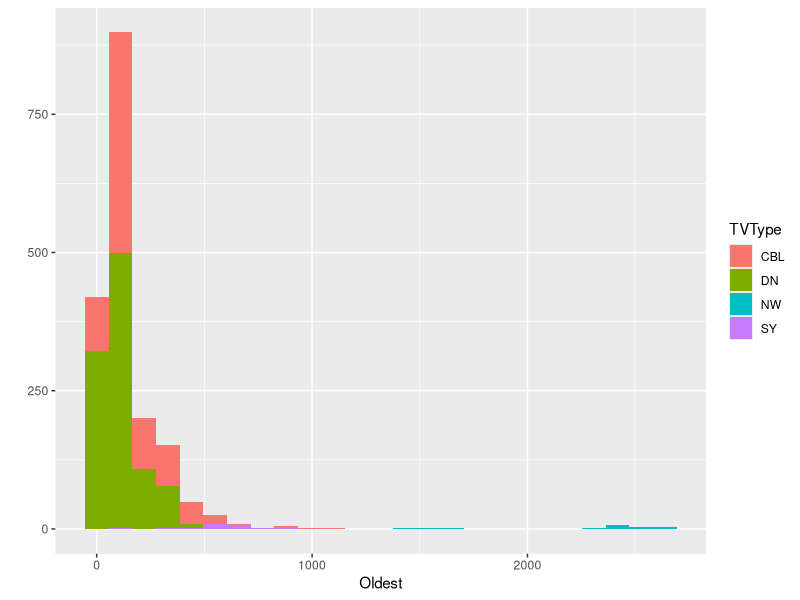
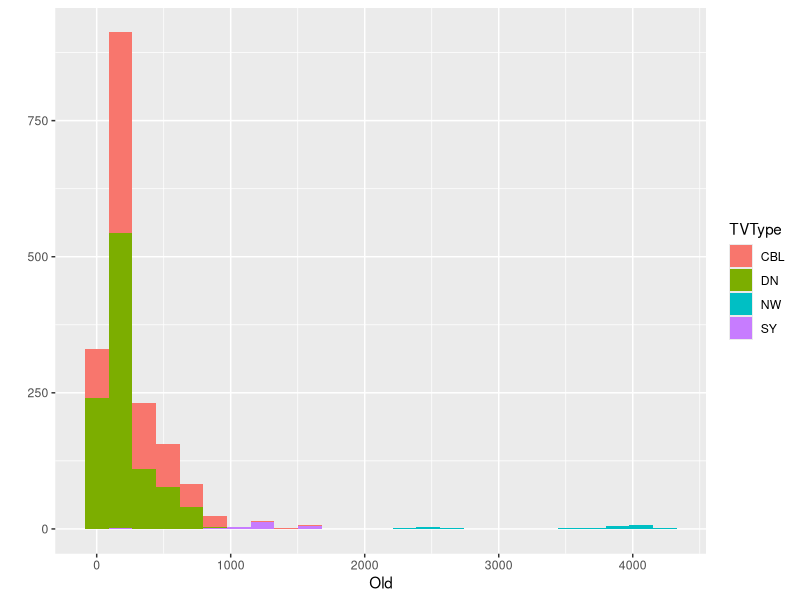
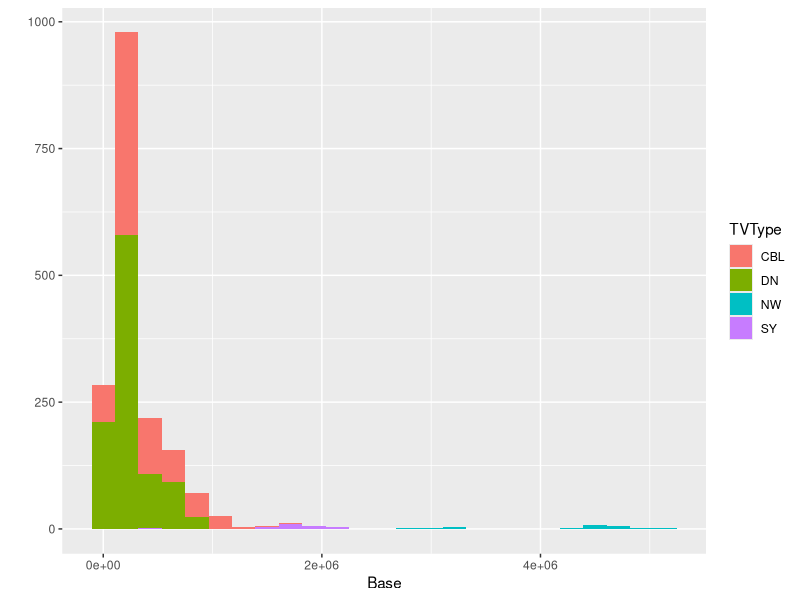
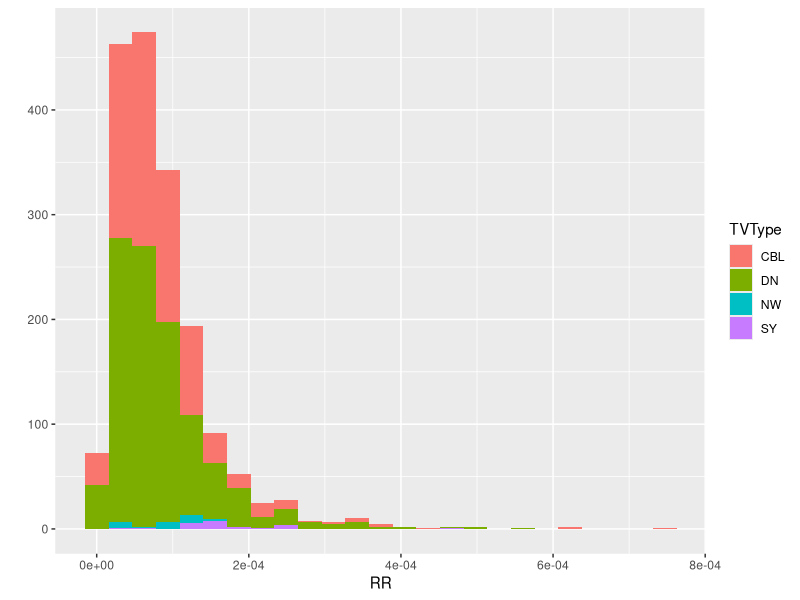
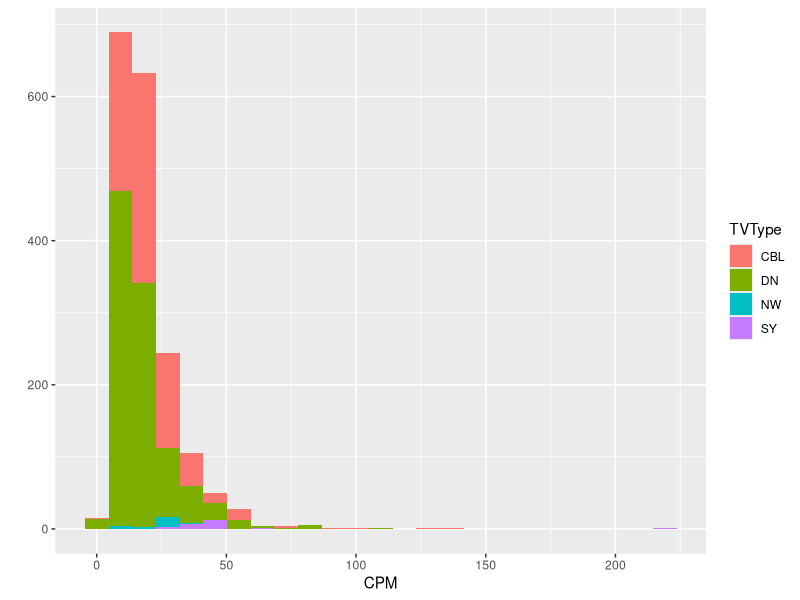
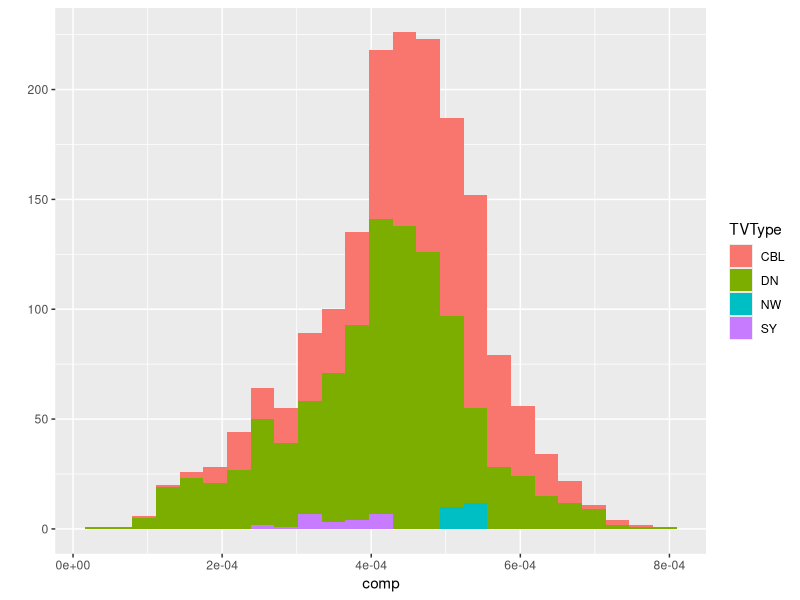
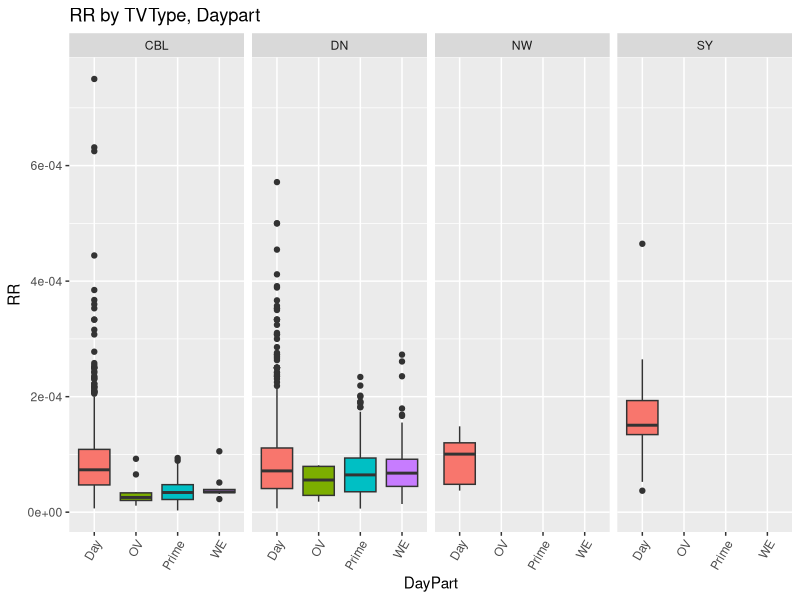
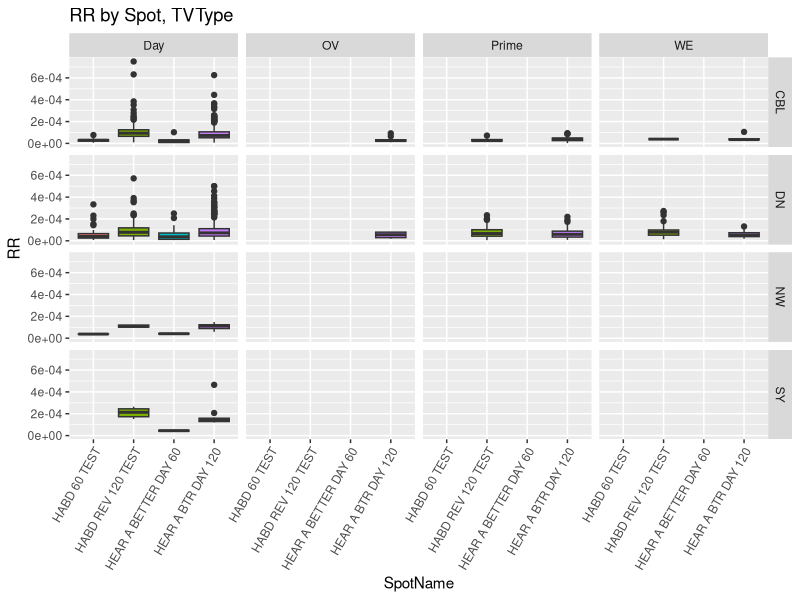

Here is the R script that generated these plots, in order: (Note: this script raises an error after producing the figures.)
# Miracle-Ear Response Rate

library(ggplot2)
library(caret)
library(dplyr)
library(MASS)

# set up functions for RMSE and MAE

rmse<-function(error)
{
  sqrt(mean(error^2))
}

mae<-function(error)
{
  mean(abs(error))
}

## Get Data

# setwd("H:/direct_r/Miracle-Ear/Analytics/Funnel Analysis August 2017/M-ERR")

rrd<-read.csv("./ResponseRate.csv")


# create a vector of records with no NAs

completes<-complete.cases(rrd)

# drop NAs

rrd<-rrd[completes,]

# drop spots with $0 cost

rrd<-subset(rrd, rrd$SpotCost>0)

# convert some integers to factors

rrd$DayPart<-factor(rrd$DayPart)
rrd$Length<-factor(rrd$Length)

# convert spots with zero leads to small non-zero number

#zero<-sum(rrd$Leads==0)
#newlead<-1/zero
#rrd<-mutate(rrd, Leads = ifelse(test=Leads==0, yes=newlead, no=Leads))
#rrd$Leads<-as.numeric(format(round(rrd$Leads, 2), nsmall = 2))

# Drop spots with 0 leads

rrd<-subset(rrd, rrd$Leads>0)

# Change all syndication to DayPart=2
rrd<-mutate(rrd, DayPart = ifelse(test=TVType=="SY", yes="2", no=DayPart))

# Consolidate Dayparts
rrd<-mutate(rrd, DayPart = ifelse(test=DayPart=="1", yes="2", no=DayPart))
rrd<-mutate(rrd, DayPart = ifelse(test=DayPart=="3", yes="2", no=DayPart))
rrd<-mutate(rrd, DayPart = ifelse(test=DayPart=="6", yes="5", no=DayPart))
rrd<-mutate(rrd, DayPart = ifelse(test=DayPart=="2", yes="Day", no=DayPart))
rrd<-mutate(rrd, DayPart = ifelse(test=DayPart=="4", yes="Prime", no=DayPart))
rrd<-mutate(rrd, DayPart = ifelse(test=DayPart=="5", yes="OV", no=DayPart))
rrd<-mutate(rrd, DayPart = ifelse(test=DayPart=="7", yes="WE", no=DayPart))

# Create RR field, a CPM field and comp field (response rate, CPM and composition)

rrd$RR<-rrd$Leads/(rrd$Oldest*1000)
rrd$CPM<-rrd$SpotCost/rrd$Oldest
rrd$comp<-rrd$Oldest/rrd$Base

# Drop columns we don't need
rrd$Program<-NULL
rrd$Length<-NULL
rrd$Source<-NULL
rrd$SpotCost<-NULL
rrd$Calls<-NULL
rrd$Leads<-NULL

# write.csv(rrd, "./mlrrd.csv")

# Plots

qplot(Oldest, data=rrd, fill=TVType, bins=25)
qplot(Old, data=rrd, fill=TVType, bins=25)
qplot(Base, data=rrd, fill=TVType, bins=25)
qplot(RR, data=rrd, fill=TVType, bins=25)
qplot(CPM, data=rrd, fill=TVType, bins=25)
qplot(comp, data=rrd, fill=TVType, bins=25)

# No numeric variables have normal distribution - convert to log values

# rrd$Oldest<-log(rrd$Oldest)
# $rrd$Old<-log(rrd$Old)
# rrd$Base<-log(rrd$Base)
# rrd$RR<-log(rrd$RR)
# rrd$CPM<-log(rrd$CPM)
# rrd$comp<-log(rrd$comp)

# Tried the log transform, got better results with values as-is

# Re-plot to see impact of log transformations

# qplot(Oldest, data=rrd, fill=TVType, bins=25)
# qplot(Old, data=rrd, fill=TVType, bins=25)
# qplot(Base, data=rrd, fill=TVType, bins=25)
# qplot(RR, data=rrd, fill=TVType, bins=25)
# qplot(CPM, data=rrd, fill=TVType, bins=25)
# qplot(comp, data=rrd, fill=TVType, bins=25)


# Boxplots to see relationships

p1<-ggplot(rrd, aes(x=DayPart, y=RR, fill=DayPart))+geom_boxplot()+ggtitle("RR by TVType, Daypart")+facet_grid(.~TVType)+theme(legend.position = "none", axis.text.x = element_text(angle = 60,hjust = 1))

p1

p2<-ggplot(rrd, aes(x=SpotName, y=RR, fill=SpotName))+geom_boxplot()+ggtitle("RR by Spot, TVType")+facet_grid(TVType~DayPart)+theme(legend.position = "none", axis.text.x = element_text(angle = 60,hjust = 1))

p2

p3<-ggplot(rrd, aes(x=ProgramType, y=RR, fill=ProgramType))+geom_boxplot()+ggtitle("RR by ProgramType, TVType")+facet_grid(.~TVType)+theme(legend.position = "none", axis.text.x = element_text(angle = 60,hjust = 1))

p3

# Split data into training and testing sets

set.seed(1234)

inTrain<-createDataPartition(y=rrd$RR, p=.8, list=F, times=1)
rrtrn<-rrd[inTrain,]
rrtst<-rrd[-inTrain,]

sum(rrtrn$TVType=="SY")
sum(rrtrn$TVType=="NW")
sum(rrtst$TVType=="SY")
sum(rrtst$TVType=="NW")


# Step-wise linear model to see what we get......

 fit<-lm(RR~., data=rrtrn)
 step<-stepAIC(fit, direction = "both")
 step$anova

# turn off scientific notation
options(scipen = 999)

m1<-lm(RR ~ ProgramType+DayPart+SpotName+Oldest+Old+Base+CPM+comp, data=rrtrn)
summary(m1)

e<-rrtrn$RR-m1$fitted.values

rmse(e)
mae(e)

# plot our model estimates vs. actuals

actual<-rrtrn$RR

fitted<-m1$fitted.values

plot(actual~fitted, col=rrtrn$TVType)
abline(lm(actual~fitted))

# Separate numeric and factor variables from rrtrn
nums<-sapply(rrtrn, is.numeric)
numerics<-rrtrn[, nums]
factors<-rrtrn[, !nums]

results<-as.data.frame(cbind(actual, fitted, factors))

results$diff<-results$actual-results$fitted

View(results)

p4<-ggplot(results, aes(x=SpotName, y=diff, fill=TVType))+geom_boxplot()+ggtitle("Error by Spot, TVType")+facet_grid(.~TVType)+theme(legend.position = "none", axis.text.x = element_text(angle = 60,hjust = 1))

p4

p5<-ggplot(results, aes(x=ProgramType, y=diff, fill=ProgramType))+geom_boxplot()+ggtitle("Error by Program, TVType")+facet_grid(.~TVType)+theme(legend.position = "none", axis.text.x = element_text(angle = 60,hjust = 1))

p5



# Predict test with regression model

pred1<-predict(m1, rrtst)

pe<-rrtst$RR-pred1

rmse(pe)
mae(pe)

# Compare model to just using an average

avgpred<-mean(rrtst$RR)
avpe<-rrtst$RR-avgpred

rmse(avpe)
mae(avpe)

# plot our model predictions vs. actuals

actualp<-rrtst$RR

fittedp<-pred1

plot(actualp~fittedp, col=rrtst$TVType)
abline(lm(actualp~fittedp))

# Separate numeric and factor variables from rrtrn
nums<-sapply(rrtst, is.numeric)
numerics<-rrtst[, nums]
factors<-rrtst[, !nums]

results1<-as.data.frame(cbind(actualp, fittedp, factors))

results1$diff<-results1$actual-results1$fitted

View(results1)

p6<-ggplot(results1, aes(x=SpotName, y=diff, fill=TVType))+geom_boxplot()+ggtitle("Error by Spot, TVType")+facet_grid(.~TVType)+theme(legend.position = "none", axis.text.x = element_text(angle = 60,hjust = 1))

p6

p7<-ggplot(results1, aes(x=ProgramType, y=diff, fill=ProgramType))+geom_boxplot()+ggtitle("Error by Program, TVType")+facet_grid(.~TVType)+theme(legend.position = "none", axis.text.x = element_text(angle = 60,hjust = 1))

p7
